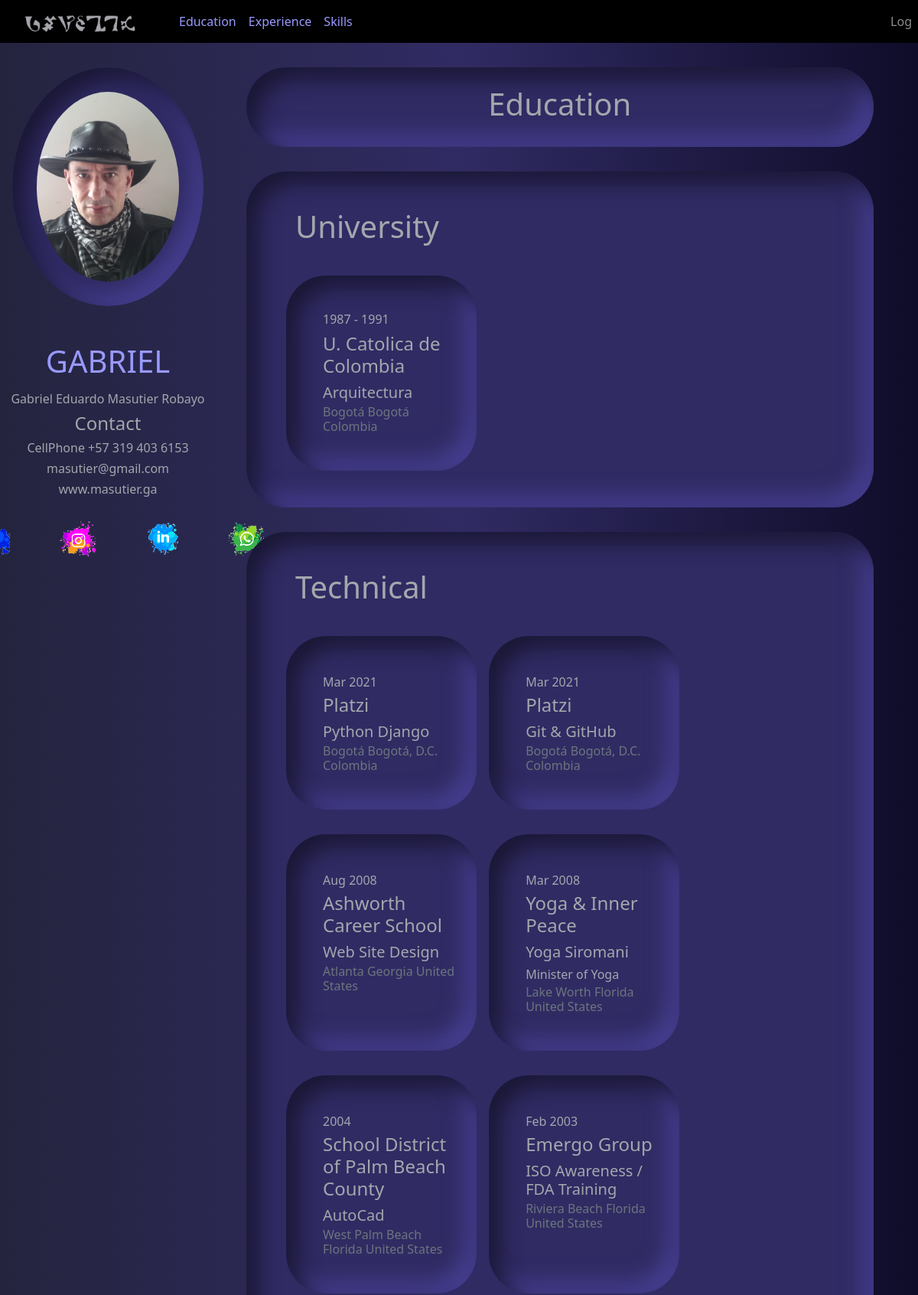
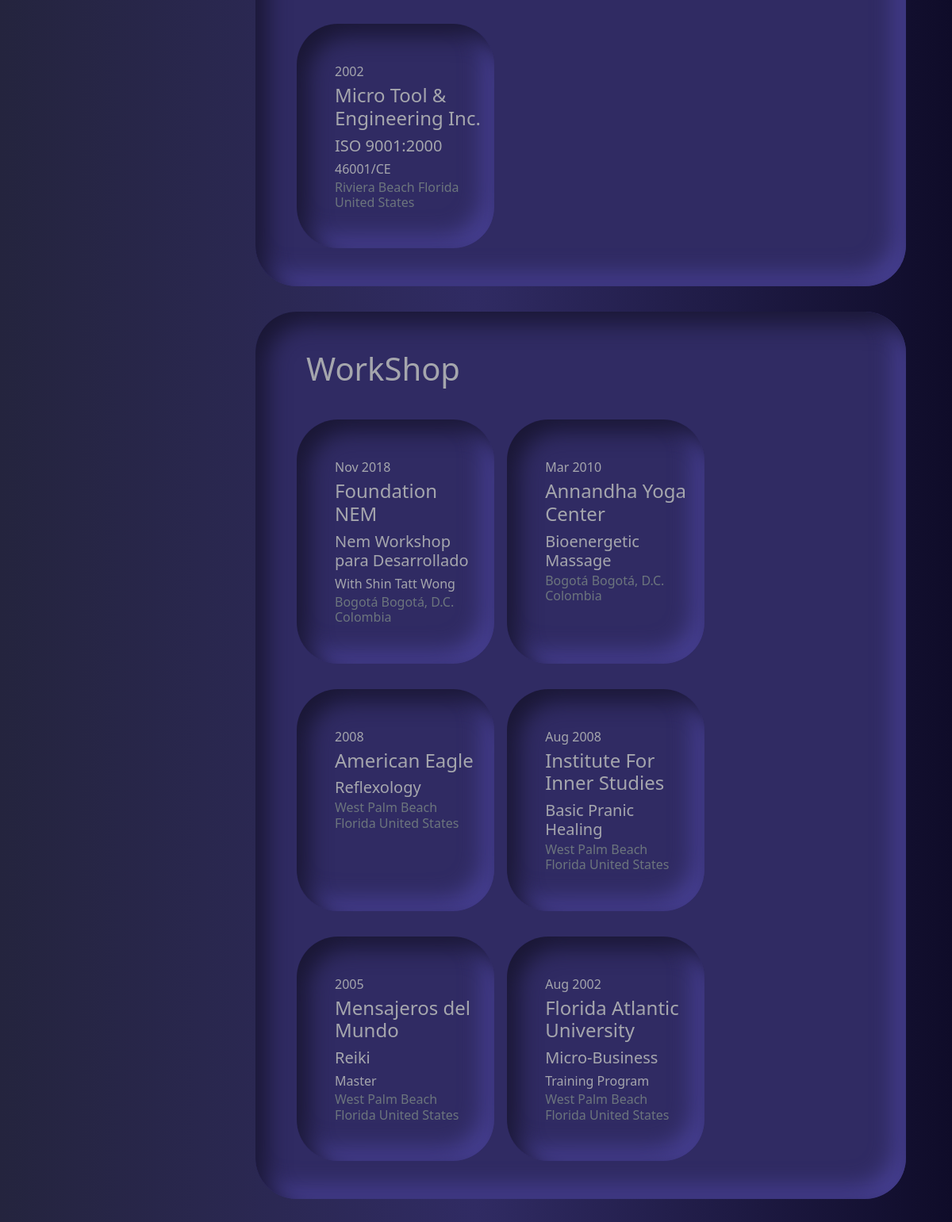
Screenshot of /studies (upper part) with the database file from the repository (2 pictures, top to bottom).
### studies/models.py (models this page shows, shortened)
class Studie(models.Model):
    STATUS = (
        ('University', 'University'),
        ('Technical', 'Technical'),
        ('WorkShop', 'WorkShop'),
        ('Self', 'Self'),
        ('Other', 'Other'),
    )
    FINISH = (
        ('Yes', "Yes"),
        ('No', "No"),
    )
    kind = models.CharField(max_length=100, choices=STATUS, default="Other")
    name = models.CharField(max_length=30, blank=False, null=False)
    remark = models.CharField(max_length=50, blank=True)
    institution = models.CharField(max_length=50, blank=False, null=False)
    city = models.CharField(max_length=50, blank=False, null=False)
    state = models.CharField(max_length=50, blank=False, null=False)
    country = models.CharField(max_length=50, blank=False, null=False)
    monthStart = models.CharField(max_length=3, blank=True)
    yearStart = models.CharField(max_length=4, blank=True)
    monthEnd = models.CharField(max_length=3, blank=True)
    yearEnd = models.CharField(max_length=5, blank=False, null=False)
    finish = models.CharField(max_length=100, choices=FINISH, default="Yes")

### studies/views.py (the view)
# urls.py: path('', include('studies.urls')),
def studies(request):
    univ = Studie.objects.filter(kind='University').order_by('-yearEnd')
    tech = Studie.objects.filter(kind='Technical').order_by('-yearEnd')
    wshop = Studie.objects.filter(kind='WorkShop').order_by('-yearEnd')
    myself = Studie.objects.filter(kind='Self').order_by('-yearEnd')
    other = Studie.objects.filter(kind='Other').order_by('-yearEnd')
    context = {"title": "Education", "univ": univ, "tech": tech, "wshop": wshop, "myself": myself, "other": other}
    return render(request, 'studies/studies.html', context)

### studies/templates/studies/studies.html (shortened to what this page needs)
{% extends 'home/home.html' %}
{% load static %}
{% block content %}
    <div class="col-md-11 p-4 boxtext1 c">
        <h1 class="c">Education</h1>
    </div>
    {% if univ %}
    <div class="col-md-11 p-5 boxtext1">
    <h1 class="ms-3">University</h1>
        <div class="row">
            {% for U in univ %}
            <div class="col-md-4 p-4 boxtext1">
                <div class="col-md-11 m-4">
                    {% if U.yearStart %}
                        <h6>{{ U.monthStart }} {{ U.yearStart }} -
                    {% endif %}
                    {{ U.monthEnd }} {{ U.yearEnd }}</h6>
                    <h4 class="card-title mt-1">{{U.institution}}</h4>
                    <h5 class="card-text">{{U.name}}</h5>
                    <h6 class="card-subtitle  text-muted">{{U.city}} {{U.state}} {{U.country}}</h6>
                </div>
            </div>
            {% endfor %}
        </div>
    </div>
    {% endif %}
    {% if tech %}
    <div class="col-md-11 p-5 boxtext1">
    <h1 class="ms-3">Technical</h1>
        <div class="row">
            {% for U in tech %}
            <div class="col-md-4 p-4 boxtext1">
                <div class="col-md-11 m-4">
                    {{ U.monthEnd }} {{ U.yearEnd }}</h6>
                    <h4 class="card-title mt-1">{{U.institution}}</h4>
                    <h5 class="card-text">{{U.name}}</h5>
                    <h6 class="card-text">{{U.remark}}</h6>
                    <h6 class="card-subtitle  text-muted">{{U.city}} {{U.state}} {{U.country}}</h6>
                </div>
            </div>
            {% endfor %}
        </div>
    </div>
    {% endif %}
    {% if wshop %}
    <div class="col-md-11 p-5 boxtext1">
    <h1 class="ms-3">WorkShop</h1>
        <div class="row">
            {% for U in wshop %}
            <div class="col-md-4 p-4 boxtext1">
                <div class="col-md-11 m-4">
                    {{ U.monthEnd }} {{ U.yearEnd }}</h6>
                    <h4 class="card-title mt-1">{{U.institution}}</h4>
                    <h5 class="card-text">{{U.name}}</h5>
                    <h6 class="card-text">{{U.remark}}</h6>
                    <h6 class="card-subtitle  text-muted">{{U.city}} {{U.state}} {{U.country}}</h6>
                </div>
            </div>
            {% endfor %}
        </div>
    </div>
    {% endif %}
{% endblock content %}

### static/css/all.css (style rules this page uses)
body { background: #0f0c29; background: -webkit-linear-gradient(to right, #24243e, #302b63, #0f0c29); background: linear-gradient(to right, #24243e, #302b63, #0f0c29); }
.c { text-align: center !important; }

### static/css/test.css (style rules this page uses)
.boxtext1 { color: #a5a6ad !important; border-radius: 52px; background: #302b63; box-shadow: inset 15px 15px 28px #1a1735, inset -15px -15px 28px #463f91; margin-top: 2rem; margin-left: 1rem; }

### rows the page displays
Studie: yearStart "1987", yearEnd "1991", institution "U. Catolica de Colombia", name "Arquitectura", city "Bogotá", state "Bogotá", country "Colombia"
Studie: monthEnd "Mar", yearEnd "2021", institution "Platzi", name "Python Django", city "Bogotá", state "Bogotá, D.C.", country "Colombia"
Studie: monthEnd "Mar", yearEnd "2021", institution "Platzi", name "Git & GitHub", city "Bogotá", state "Bogotá, D.C.", country "Colombia"
Studie: monthEnd "Aug", yearEnd "2008", institution "Ashworth Career School", name "Web Site Design", city "Atlanta", state "Georgia", country "United States"
Studie: monthEnd "Mar", yearEnd "2008", institution "Yoga & Inner Peace", name "Yoga Siromani", remark "Minister of Yoga", city "Lake Worth", state "Florida", country "United States"
Studie: yearEnd "2004", institution "School District of Palm Beach County", name "AutoCad", city "West Palm Beach", state "Florida", country "United States"
Studie: monthEnd "Feb", yearEnd "2003", institution "Emergo Group", name "ISO Awareness / FDA Training", city "Riviera Beach", state "Florida", country "United States"
Studie: yearEnd "2002", institution "Micro Tool & Engineering Inc.", name "ISO 9001:2000", remark "46001/CE", city "Riviera Beach", state "Florida", country "United States"
Studie: monthEnd "Nov", yearEnd "2018", institution "Foundation NEM", name "Nem Workshop para Desarrollado", remark "With Shin Tatt Wong", city "Bogotá", state "Bogotá, D.C.", country "Colombia"
Studie: monthEnd "Mar", yearEnd "2010", institution "Annandha Yoga Center", name "Bioenergetic Massage", city "Bogotá", state "Bogotá, D.C.", country "Colombia"
Studie: yearEnd "2008", institution "American Eagle", name "Reflexology", city "West Palm Beach", state "Florida", country "United States"
Studie: monthEnd "Aug", yearEnd "2008", institution "Institute For Inner Studies", name "Basic Pranic Healing", city "West Palm Beach", state "Florida", country "United States"
Studie: yearEnd "2005", institution "Mensajeros del Mundo", name "Reiki", remark "Master", city "West Palm Beach", state "Florida", country "United States"
Studie: monthEnd "Aug", yearEnd "2002", institution "Florida Atlantic University", name "Micro-Business", remark "Training Program", city "West Palm Beach", state "Florida", country "United States"
